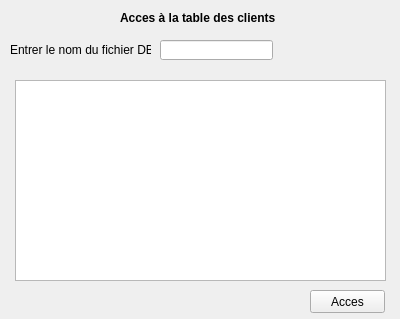
<?xml version="1.0" encoding="UTF-8"?>
<ui version="4.0">
 <class>Form</class>
 <widget class="QWidget" name="Form">
  <property name="geometry">
   <rect>
    <x>0</x>
    <y>0</y>
    <width>400</width>
    <height>319</height>
   </rect>
  </property>
  <property name="windowTitle">
   <string>Form</string>
  </property>
  <widget class="QLabel" name="label">
   <property name="geometry">
    <rect>
     <x>120</x>
     <y>10</y>
     <width>161</width>
     <height>16</height>
    </rect>
   </property>
   <property name="font">
    <font>
     <pointsize>9</pointsize>
     <weight>75</weight>
     <bold>true</bold>
    </font>
   </property>
   <property name="text">
    <string>Acces à la table des clients </string>
   </property>
  </widget>
  <widget class="QPushButton" name="pushButton">
   <property name="geometry">
    <rect>
     <x>310</x>
     <y>290</y>
     <width>75</width>
     <height>23</height>
    </rect>
   </property>
   <property name="text">
    <string>Acces</string>
   </property>
  </widget>
  <widget class="QLineEdit" name="lineEdit">
   <property name="geometry">
    <rect>
     <x>160</x>
     <y>40</y>
     <width>113</width>
     <height>20</height>
    </rect>
   </property>
  </widget>
  <widget class="QLabel" name="label_2">
   <property name="geometry">
    <rect>
     <x>10</x>
     <y>40</y>
     <width>141</width>
     <height>20</height>
    </rect>
   </property>
   <property name="text">
    <string>Entrer le nom du fichier DBF</string>
   </property>
  </widget>
  <widget class="QTableView" name="tableView">
   <property name="geometry">
    <rect>
     <x>15</x>
     <y>80</y>
     <width>371</width>
     <height>201</height>
    </rect>
   </property>
  </widget>
 </widget>
 <resources/>
 <connections/>
</ui>
